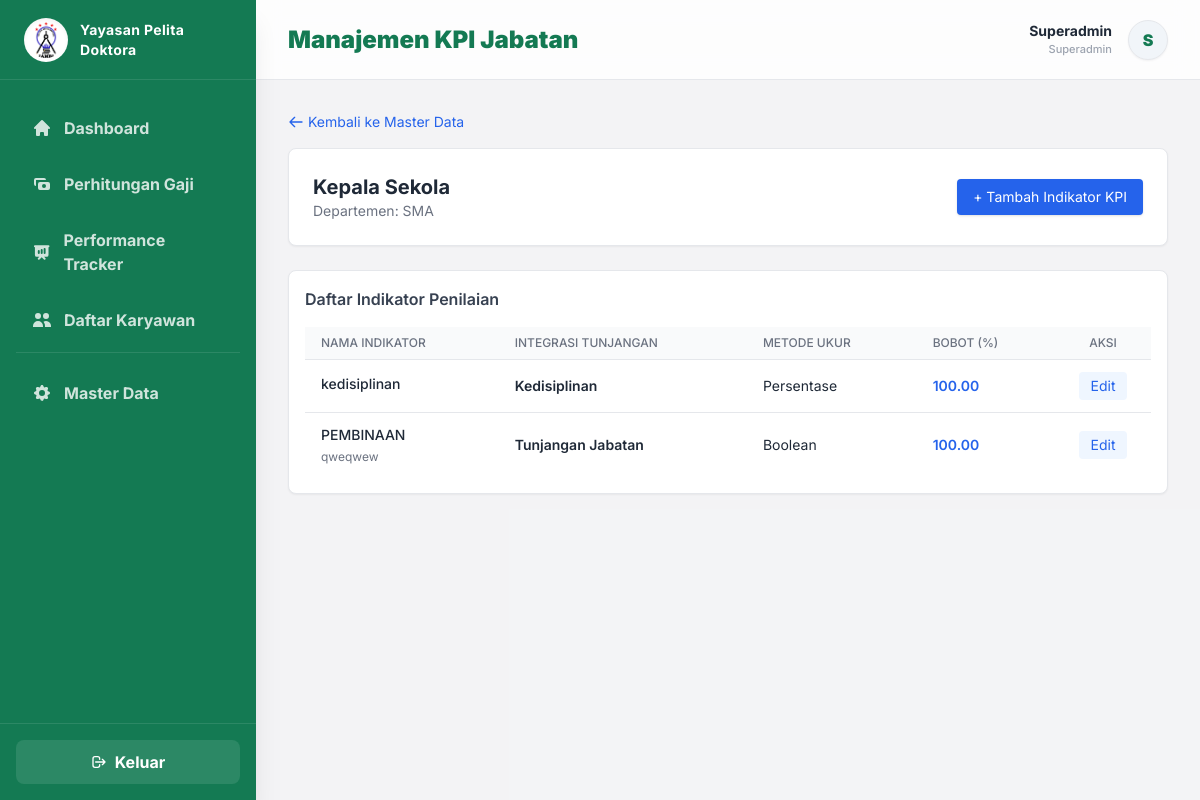
Screenshot of /master-data/kpi/1/ (signed in) with the database file from the repository.
### hr/models.py (models this page shows, shortened)
class User(AbstractUser):
    ROLE_CHOICES = (
        ('superadmin', 'Superadmin'),
        ('biro_keuangan', 'Biro Keuangan'),
        ('biro_sdm', 'Biro SDM'),
    )
    role = models.CharField(max_length=20, choices=ROLE_CHOICES)

class Position(models.Model):
    departement = models.ForeignKey(Departement, on_delete=models.CASCADE, related_name='positions')
    nama_jabatan = models.CharField(max_length=255)
    gaji_pokok = models.DecimalField(max_digits=15, decimal_places=2, default=0.00)
    tunjangan_jabatan = models.DecimalField(max_digits=15, decimal_places=2, default=0.00)

class Departement(models.Model):
    nama_departemen = models.CharField(max_length=255)

class KpiCriteria(models.Model):
    UKUR_CHOICES = (
        ('persentase', 'Persentase'),
        ('boolean', 'Sudah/Belum'),
    )
    position = models.ForeignKey(Position, on_delete=models.CASCADE, related_name='kpi_criteria')
    nama_kriteria = models.CharField(max_length=255)
    deskripsi = models.TextField(blank=True, null=True)
    metode_ukur = models.CharField(max_length=20, choices=UKUR_CHOICES)
    integrasi_kpi = models.CharField(max_length=100)
    bobot = models.DecimalField(max_digits=5, decimal_places=2)

### hr/views.py (the view, shortened to what this page needs)
# urls.py: path('master-data/kpi/<int:position_id>/', views.kelola_kpi_view, name='kelola_kpi'),
@login_required(login_url='login')
def kelola_kpi_view(request, position_id):
    position = get_object_or_404(Position, id=position_id)
    def check_bobot(new_val, jenis_integrasi, exclude_id=None):
        kpis = KpiCriteria.objects.filter(position=position, integrasi_kpi=jenis_integrasi)
        if exclude_id:
            kpis = kpis.exclude(id=exclude_id)
        total = float(kpis.aggregate(Sum('bobot'))['bobot__sum'] or 0)
        return (total + float(new_val)) <= 100
    return render(request, 'hr/kelola_kpi.html', {
        'position': position,
        'kpi_list': KpiCriteria.objects.filter(position=position),
        'tunjangan_list': MasterTunjangan.objects.all(),
        'form': KpiCriteriaForm()
    })

### hr/templates/hr/kelola_kpi.html (shortened to what this page needs)
{% extends 'hr/base.html' %}
{% block header_title %}Manajemen KPI Jabatan{% endblock %}
{% block content %}
<div class="mb-4">
    <a href="{% url 'master_data' %}" class="text-blue-600 hover:underline flex items-center text-sm">
        <svg class="w-4 h-4 mr-1" fill="none" stroke="currentColor" viewBox="0 0 24 24"><path stroke-linecap="round" stroke-linejoin="round" stroke-width="2" d="M10 19l-7-7m0 0l7-7m-7 7h18"></path></svg>
        Kembali ke Master Data
    </a>
</div>
<div class="bg-white p-6 rounded-lg shadow-sm border border-gray-200 mb-6 flex justify-between items-center">
    <div>
        <h2 class="text-xl font-bold text-gray-800">{{ position.nama_jabatan }}</h2>
        <p class="text-sm text-gray-500">Departemen: {{ position.departement.nama_departemen }}</p>
    </div>
    <button onclick="openModal('modalKpi')" class="bg-blue-600 hover:bg-blue-700 text-white px-4 py-2 text-sm rounded shadow transition">
        + Tambah Indikator KPI
    </button>
</div>
<div class="bg-white rounded-lg shadow-sm border border-gray-200 p-4">
    <h3 class="font-semibold text-gray-700 mb-4">Daftar Indikator Penilaian</h3>
    <div class="overflow-x-auto">
        <table class="min-w-full divide-y divide-gray-200">
            <thead class="bg-gray-50">
                <tr>
                    <th class="px-4 py-2 text-left text-xs font-medium text-gray-500 uppercase">Nama Indikator</th>
                    <th class="px-4 py-2 text-left text-xs font-medium text-gray-500 uppercase">Integrasi Tunjangan</th>
                    <th class="px-4 py-2 text-left text-xs font-medium text-gray-500 uppercase">Metode Ukur</th>
                    <th class="px-4 py-2 text-left text-xs font-medium text-gray-500 uppercase">Bobot (%)</th>
                    <th class="px-4 py-2 text-center text-xs font-medium text-gray-500 uppercase w-24">Aksi</th>
                </tr>
            </thead>
            <tbody class="divide-y divide-gray-200">
                {% for kpi in kpi_list %}
                <tr>
                    <td class="px-4 py-3">
                        <p class="text-sm font-medium text-gray-800">{{ kpi.nama_kriteria }}</p>
                        <p class="text-xs text-gray-500 mt-1">{{ kpi.deskripsi }}</p>
                    </td>
                    <td class="px-4 py-3 text-sm text-gray-800 font-semibold">{{ kpi.integrasi_kpi }}</td>
                    <td class="px-4 py-3 text-sm text-gray-800 capitalize">{{ kpi.metode_ukur }}</td>
                    <td class="px-4 py-3 text-sm font-semibold text-blue-600">{{ kpi.bobot }}</td>
                    <td class="px-4 py-3 text-sm text-center">
                        <button onclick="openModal('modalEditKpi{{ kpi.id }}')" class="text-blue-600 hover:text-blue-800 bg-blue-50 px-3 py-1 rounded transition">Edit</button>
                    </td>
                </tr>
                {% empty %}
                <tr><td colspan="5" class="px-4 py-8 text-sm text-center text-gray-500">Belum ada indikator KPI untuk jabatan ini.</td></tr>
                {% endfor %}
            </tbody>
        </table>
    </div>
</div>
{% endblock %}

### hr/templates/hr/base.html (shortened to what this page needs)
{% load static %}
<!DOCTYPE html>
<html lang="id">
<head>
    <script src="https://cdn.tailwindcss.com"></script>
</head>
<body class="flex h-screen overflow-hidden bg-gray-100">
    <aside class="w-64 bg-[#147A53] text-white flex flex-col transition-all duration-300 shadow-xl z-20 relative">
        <div class="h-20 flex items-center px-6 border-b border-white/10">
            <div class="flex items-center gap-3">
                <img src="{% static 'img/logo.png' %}" alt="Logo Yayasan" class="w-11 h-11 object-contain bg-white rounded-full p-1 shadow-inner">
                <div class="leading-tight">
                    <h1 class="text-sm font-bold text-white tracking-wide">Yayasan Pelita</h1>
                    <h1 class="text-sm font-bold text-white tracking-wide">Doktora</h1>
                </div>
            </div>
        </div>
        <nav class="flex-1 px-4 py-6 space-y-2 overflow-y-auto">
            <a href="{% url 'dashboard' %}" class="flex items-center gap-3 px-4 py-3 rounded-xl font-bold transition-all {% if request.resolver_match.url_name == 'dashboard' %}bg-white text-[#147A53] shadow-md{% else %}text-white/80 hover:bg-white/10 hover:text-white{% endif %}">
                <svg class="w-5 h-5 {% if request.resolver_match.url_name == 'dashboard' %}text-[#F58220]{% endif %}" fill="currentColor" viewBox="0 0 20 20"><path d="M10.707 2.293a1 1 0 00-1.414 0l-7 7a1 1 0 001.414 1.414L4 10.414V17a1 1 0 001 1h2a1 1 0 001-1v-2a1 1 0 011-1h2a1 1 0 011 1v2a1 1 0 001 1h2a1 1 0 001-1v-6.586l.293.293a1 1 0 001.414-1.414l-7-7z"></path></svg>
                Dashboard
            </a>
            {% if request.user.role == 'superadmin' or request.user.role == 'biro_keuangan' %}
            <a href="{% url 'perhitungan_gaji' %}" class="flex items-center gap-3 px-4 py-3 rounded-xl font-bold transition-all {% if request.resolver_match.url_name == 'perhitungan_gaji' %}bg-white text-[#147A53] shadow-md{% else %}text-white/80 hover:bg-white/10 hover:text-white{% endif %}">
                <svg class="w-5 h-5 {% if request.resolver_match.url_name == 'perhitungan_gaji' %}text-[#F58220]{% endif %}" fill="currentColor" viewBox="0 0 20 20"><path fill-rule="evenodd" d="M4 4a2 2 0 00-2 2v4a2 2 0 002 2V6h10a2 2 0 00-2-2H4zm2 6a2 2 0 012-2h8a2 2 0 012 2v4a2 2 0 01-2 2H8a2 2 0 01-2-2v-4zm6 4a2 2 0 100-4 2 2 0 000 4z" clip-rule="evenodd"></path></svg>
                Perhitungan Gaji
            </a>
            {% endif %}
            {% if request.user.role == 'superadmin' or request.user.role == 'biro_sdm' %}
            <a href="{% url 'performance_tracker' %}" class="flex items-center gap-3 px-4 py-3 rounded-xl font-bold transition-all {% if request.resolver_match.url_name == 'performance_tracker' %}bg-white text-[#147A53] shadow-md{% else %}text-white/80 hover:bg-white/10 hover:text-white{% endif %}">
                <svg class="w-5 h-5 {% if request.resolver_match.url_name == 'performance_tracker' %}text-[#F58220]{% endif %}" fill="currentColor" viewBox="0 0 20 20"><path fill-rule="evenodd" d="M3 3a1 1 0 000 2v8a2 2 0 002 2h2.586l-1.293 1.293a1 1 0 101.414 1.414L10 15.414l2.293 2.293a1 1 0 001.414-1.414L12.414 15H15a2 2 0 002-2V5a1 1 0 100-2H3zm11 4a1 1 0 10-2 0v4a1 1 0 102 0V7zm-3 1a1 1 0 10-2 0v3a1 1 0 102 0V8zM8 9a1 1 0 00-2 0v2a1 1 0 102 0V9z" clip-rule="evenodd"></path></svg>
                Performance Tracker
            </a>
            {% endif %}
            <a href="{% url 'karyawan' %}" class="flex items-center gap-3 px-4 py-3 rounded-xl font-bold transition-all {% if request.resolver_match.url_name == 'karyawan' %}bg-white text-[#147A53] shadow-md{% else %}text-white/80 hover:bg-white/10 hover:text-white{% endif %}">
                <svg class="w-5 h-5 {% if request.resolver_match.url_name == 'karyawan' %}text-[#F58220]{% endif %}" fill="currentColor" viewBox="0 0 20 20"><path d="M9 6a3 3 0 11-6 0 3 3 0 016 0zM17 6a3 3 0 11-6 0 3 3 0 016 0zM12.93 17c.046-.327.07-.66.07-1a6.97 6.97 0 00-1.5-4.33A5 5 0 0119 16v1h-6.07zM6 11a5 5 0 015 5v1H1v-1a5 5 0 015-5z"></path></svg>
                Daftar Karyawan
            </a>
            <div class="pt-2 border-t border-white/10 mt-2"></div>
            <a href="{% url 'master_data' %}" class="flex items-center gap-3 px-4 py-3 rounded-xl font-bold transition-all {% if request.resolver_match.url_name == 'master_data' %}bg-white text-[#147A53] shadow-md{% else %}text-white/80 hover:bg-white/10 hover:text-white{% endif %}">
                <svg class="w-5 h-5 {% if request.resolver_match.url_name == 'master_data' %}text-[#F58220]{% endif %}" fill="currentColor" viewBox="0 0 20 20"><path fill-rule="evenodd" d="M11.49 3.17c-.38-1.56-2.6-1.56-2.98 0a1.532 1.532 0 01-2.286.948c-1.372-.836-2.942.734-2.106 2.106.54.886.061 2.042-.947 2.287-1.561.379-1.561 2.6 0 2.978a1.532 1.532 0 01.947 2.287c-.836 1.372.734 2.942 2.106 2.106a1.532 1.532 0 012.287.947c.379 1.561 2.6 1.561 2.978 0a1.533 1.533 0 012.287-.947c1.372.836 2.942-.734 2.106-2.106a1.533 1.533 0 01.947-2.287c1.561-.379 1.561-2.6 0-2.978a1.532 1.532 0 01-.947-2.287c.836-1.372-.734-2.942-2.106-2.106a1.532 1.532 0 01-2.287-.947zM10 13a3 3 0 100-6 3 3 0 000 6z" clip-rule="evenodd"></path></svg>
                Master Data
            </a>
        </nav>
        <div class="p-4 border-t border-white/10 mt-auto">
            <a href="{% url 'logout' %}" class="flex justify-center items-center gap-2 w-full px-4 py-2.5 bg-white/10 hover:bg-red-500 text-white font-bold rounded-lg transition duration-200">
                <svg class="w-4 h-4" fill="none" stroke="currentColor" viewBox="0 0 24 24"><path stroke-linecap="round" stroke-linejoin="round" stroke-width="2" d="M17 16l4-4m0 0l-4-4m4 4H7m6 4v1a3 3 0 01-3 3H6a3 3 0 01-3-3V7a3 3 0 013-3h4a3 3 0 013 3v1"></path></svg>
                Keluar
            </a>
        </div>
    </aside>
    <div class="flex-1 flex flex-col overflow-hidden relative">
        <header class="bg-white/80 backdrop-blur-md border-b border-gray-200 h-20 flex items-center justify-between px-8 z-10 sticky top-0">
            <h1 class="text-2xl font-black text-[#147A53]">{% block header_title %}Halaman{% endblock %}</h1>
            <div class="flex items-center gap-4">
                <div class="text-right hidden md:block">
                    <p class="text-sm font-bold text-gray-800">{{ request.user.first_name|default:request.user.username|title }}</p>
                    <p class="text-[11px] font-medium text-gray-400">{{ request.user.get_role_display|default:request.user.role|title }}</p>
                </div>
                <div class="w-10 h-10 rounded-full bg-slate-100 border border-gray-200 shadow-sm flex items-center justify-center text-[#147A53] font-black overflow-hidden relative group cursor-pointer">
                    {{ request.user.first_name|make_list|first|upper|default:request.user.username|make_list|first|upper }}
                </div>
            </div>
        </header>
        <main class="flex-1 overflow-x-hidden overflow-y-auto bg-gray-100/50 p-6 md:p-8">
            {% block content %}
            {% endblock %}
        </main>
    </div>
</body>
</html>

### hr/templates/hr/base.html (style rules this page uses)
body { font-family: 'Inter', sans-serif; background-color: #f3f4f6; }

### rows the page displays
User: user.first_name "Superadmin", user.role "Superadmin", user.first_name|make_list "S"
Position: nama_jabatan "Kepala Sekola", departement.nama_departemen "SMA"
KpiCriteria: nama_kriteria "kedisiplinan", integrasi_kpi "Kedisiplinan", metode_ukur "Persentase", bobot "100.00"
KpiCriteria: nama_kriteria "PEMBINAAN", deskripsi "qweqwew", integrasi_kpi "Tunjangan Jabatan", metode_ukur "Boolean", bobot "100.00"
